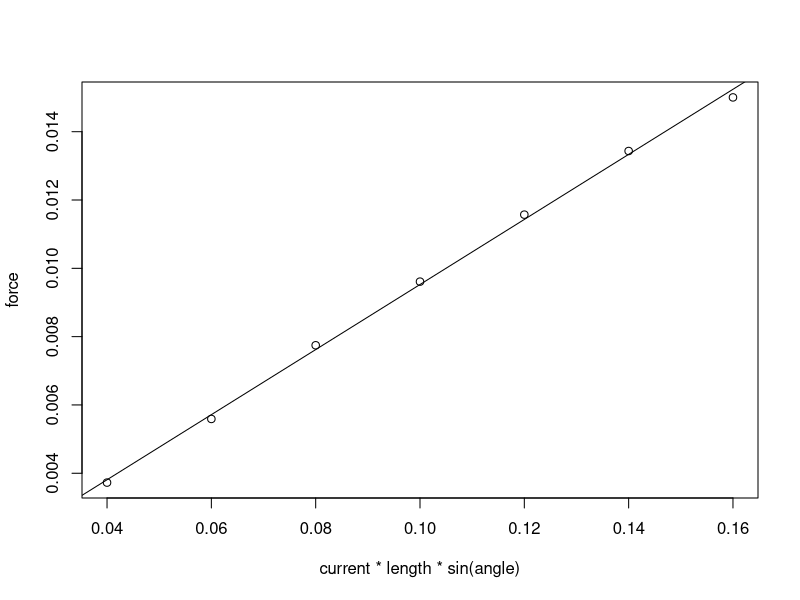
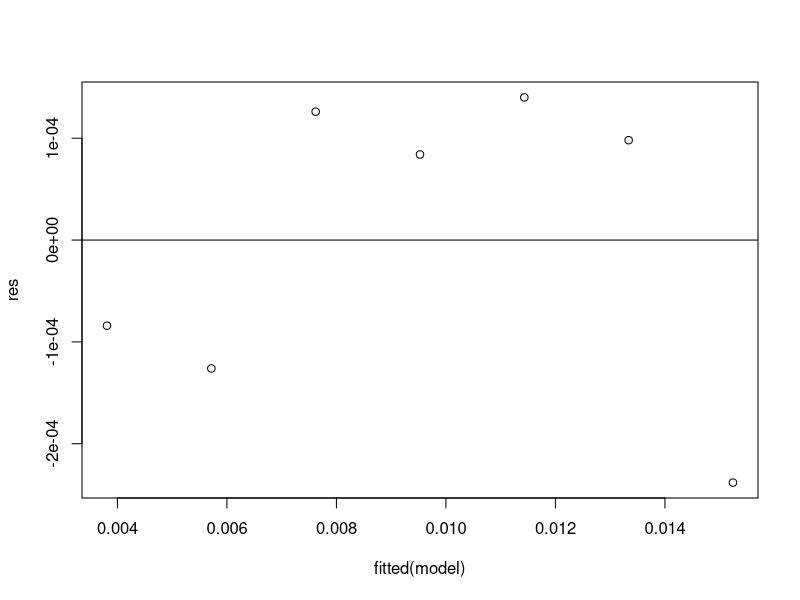
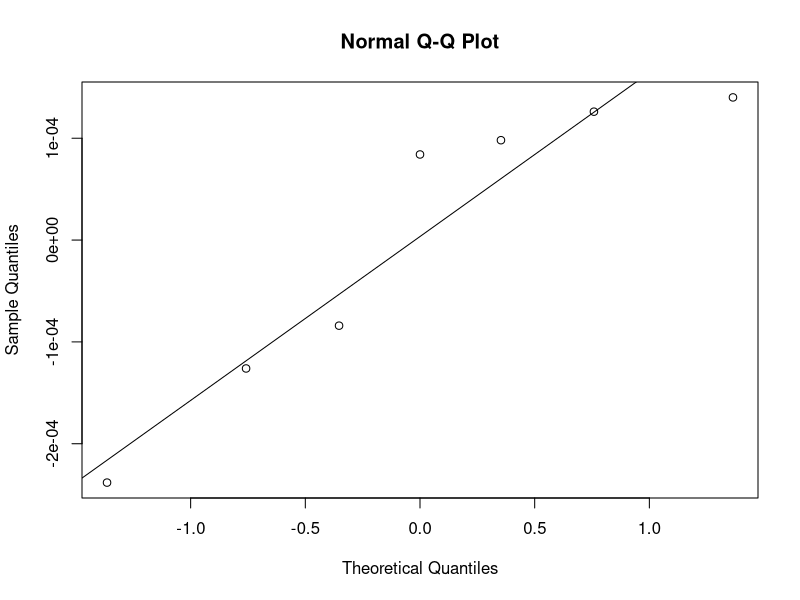
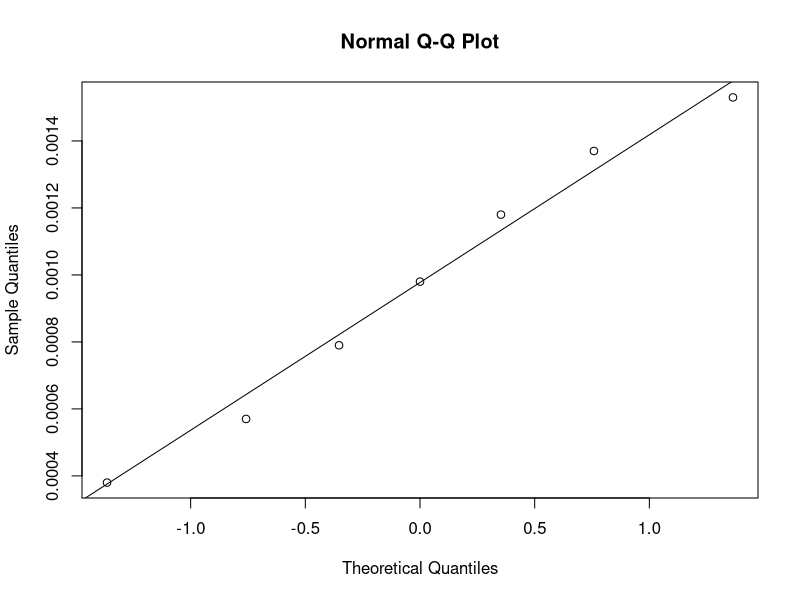
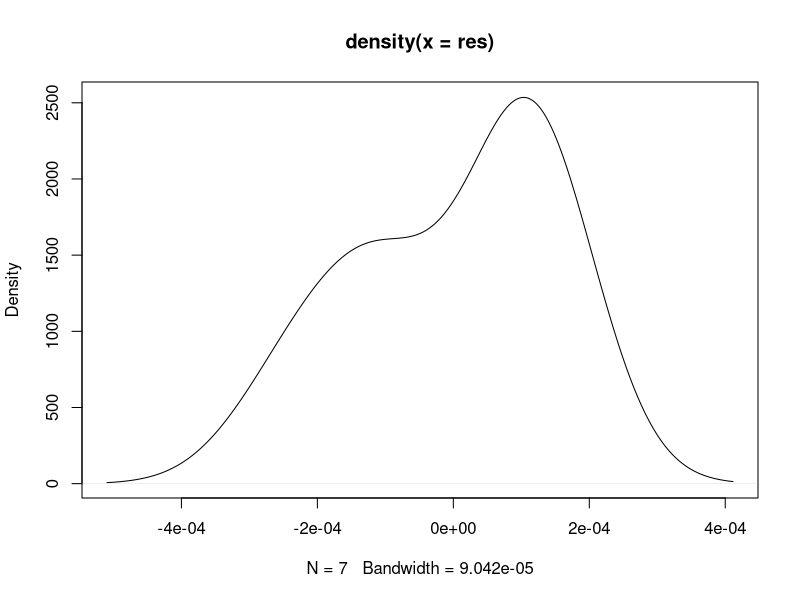
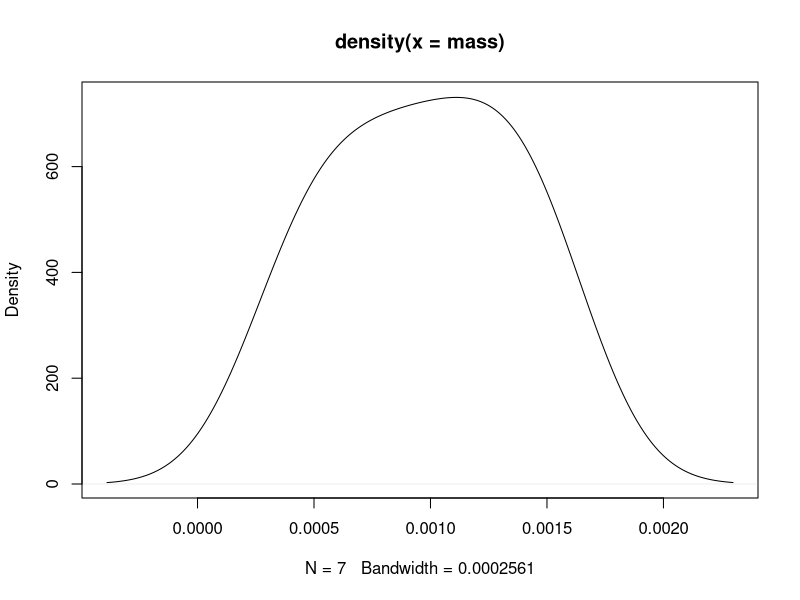

Write R code to recreate these figures, in order.
# Earth's gravitational acceleration
g = 9.80665

# Data
current = c(1, 1.5, 2, 2.5, 3, 3.5, 4)
length = 0.04
angle = pi/2

# Laplace Force
mass = c(0.38, 0.57,  0.79, 0.98, 1.18, 1.37, 1.53) / 1000
force = mass * g

# Linear regression
model = lm(force ~ I(current * length * sin(angle)))
summary(model)

# Plots with regression line
plot(current * length * sin(angle), force)
abline(model)

# Residuals
res = resid(model)

# Residual VS Fitted plot
plot(fitted(model), res)
abline(0,0)

# Shapiro-Wilk
shapiro.test(res)
shapiro.test(mass)

# QQ-plot 
qqnorm(res)
qqline(res)

qqnorm(mass)
qqline(mass)

# Density
plot(density(res))
plot(density(mass))


